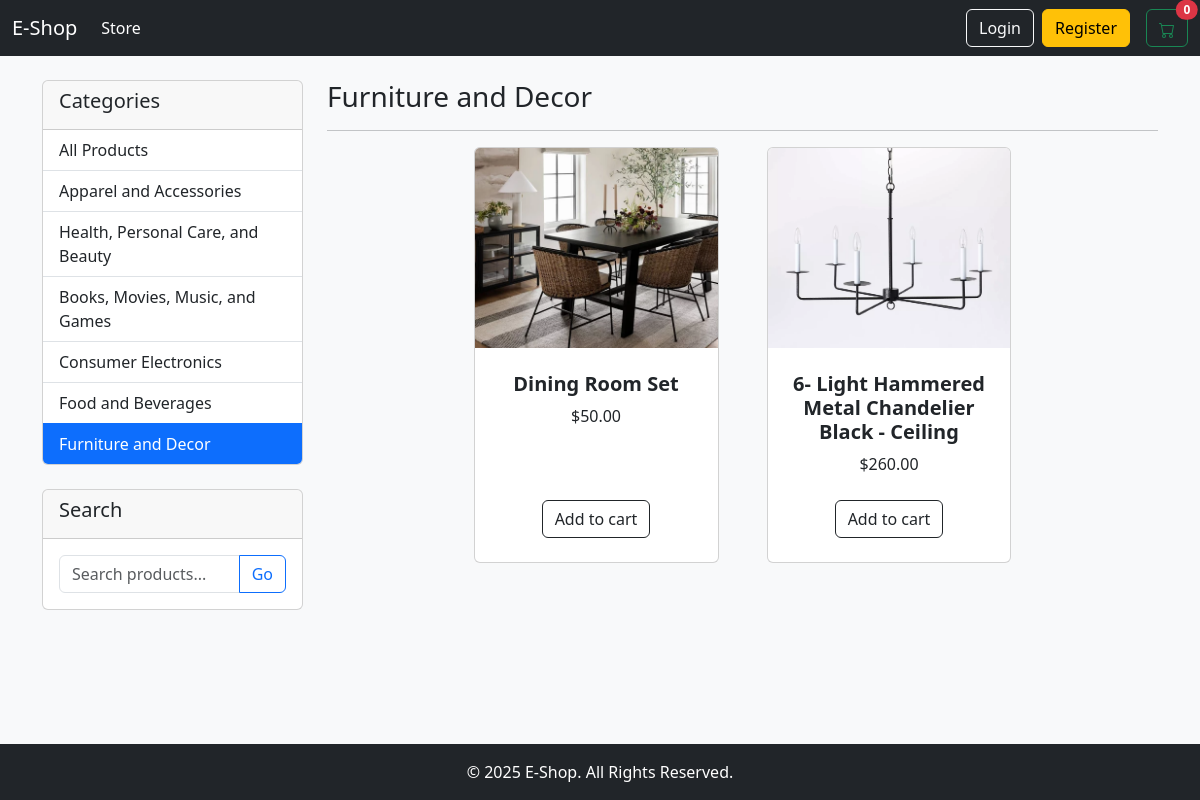
The page /?category=6 on the database its author committed.
### store/models.py (models this page shows, shortened)
class Category(models.Model):
    name = models.CharField(max_length=100)

class Product(models.Model):
    name = models.CharField(max_length=200)
    description = models.TextField(null=True, blank=True)
    price = models.DecimalField(max_digits=7, decimal_places=2)
    category = models.ForeignKey(Category, on_delete=models.SET_NULL, null=True, blank=True)
    image = models.ImageField(null=True, blank=True)
    is_featured = models.BooleanField(default=False)
    @property
    def imageURL(self):
        try:
            url = self.image.url
        except:
            url = ''
        return url

### store/views.py (the view)
# urls.py: path('', include('store.urls')), # Include store app urls
def store(request):
    data = cartData(request)
    cartItems = data['cartItems']
    query = request.GET.get('q')
    category_id = request.GET.get('category')
    products = Product.objects.all()
    if category_id:
        products = products.filter(category__id=category_id)
    if query:
        products = products.filter(
            Q(name__icontains=query) | Q(description__icontains=query)
        ).distinct()
    categories = Category.objects.all()
    featured_products = Product.objects.filter(is_featured=True)
    context = {
        'products': products,
        'categories': categories,
        'featured_products': featured_products,
        'cartItems': cartItems,
        'query': query,
        'selected_category': int(category_id) if category_id else None,
    }
    return render(request, 'store/main.html', context)

### store/utils.py (called while the page is built)
def cartData(request):
    if request.user.is_authenticated:
        customer, created = Customer.objects.get_or_create(user=request.user)
        if created:
            customer.name = request.user.username
            customer.email = request.user.email
            customer.save()
        order, created = Order.objects.get_or_create(customer=customer, status='Pending')
        items = order.orderitem_set.all()
        cartItems = order.get_cart_items
    else:
        items = []
        order = {'get_cart_total': 0, 'get_cart_items': 0}
        cartItems = 0
    return {'cartItems': cartItems, 'order': order, 'items': items}

### templates/store/main.html (shortened to what this page needs)
{% extends 'base.html' %}
{% load static %}
{% block content %}
<div class="row">
    <div class="col-lg-3">
        <div class="card mb-4">
            <div class="card-header">
                <h5>Categories</h5>
            </div>
            <ul class="list-group list-group-flush">
                <a href="{% url 'store' %}" class="list-group-item list-group-item-action {% if not selected_category %}active{% endif %}">All Products</a>
                {% for category in categories %}
                <a href="{% url 'store' %}?category={{category.id}}" class="list-group-item list-group-item-action {% if selected_category == category.id %}active{% endif %}">
                    {{category.name}}
                </a>
                {% endfor %}
            </ul>
        </div>
        <div class="card mb-4">
            <div class="card-header">
                <h5>Search</h5>
            </div>
            <div class="card-body">
                <form method="GET" action="{% url 'store' %}">
                    <div class="input-group">
                        <input type="text" class="form-control" name="q" placeholder="Search products..." value="{{ query|default:'' }}">
                        <button class="btn btn-outline-primary" type="submit">Go</button>
                    </div>
                </form>
            </div>
        </div>
    </div>
    <div class="col-lg-9">
        <h3>{% if selected_category %}{{ products.0.category.name }}{% else %}All Products{% endif %}</h3>
        <hr>
        <div class="row gx-4 gx-lg-5 row-cols-2 row-cols-md-3 row-cols-xl-3 justify-content-center">
            {% for product in products %}
            <div class="col mb-5">
                <div class="card h-100 product-card">
                    <a href="{% url 'product_detail' product.id %}">
                       <img class="card-img-top" src="{{ product.imageURL }}" alt="..." />
                    </a>
                    <div class="card-body p-4">
                        <div class="text-center">
                            <h5 class="fw-bolder">{{ product.name }}</h5>
                            ${{ product.price|floatformat:2 }}
                        </div>
                    </div>
                    <div class="card-footer p-4 pt-0 border-top-0 bg-transparent">
                        <div class="text-center">
                           <button data-product="{{product.id}}" data-action="add" class="btn btn-outline-dark mt-auto update-cart">Add to cart</button>
                        </div>
                    </div>
                </div>
            </div>
            {% endfor %}
        </div>
    </div>
</div>
{% endblock content %}

### static/css/main.css (style rules this page uses)
body { background-color: #f8f9fa; }
.product-card { transition: transform .2s; }
.card-img-top { width: 100%; height: 200px; object-fit: cover; }

### rows shown on the page
Category: name "Apparel and Accessories"
Category: name "Health, Personal Care, and Beauty"
Category: name "Books, Movies, Music, and Games"
Category: name "Consumer Electronics"
Category: name "Food and Beverages"
Category: name "Furniture and Decor"
Product: category.name "Furniture and Decor", imageURL (picture), name "Dining Room Set", price "50.00"
Product: imageURL (picture), name "6- Light Hammered Metal Chandelier Black - Ceiling", price "260.00"

### other values the page prints
{{ cartItems }} "0"
